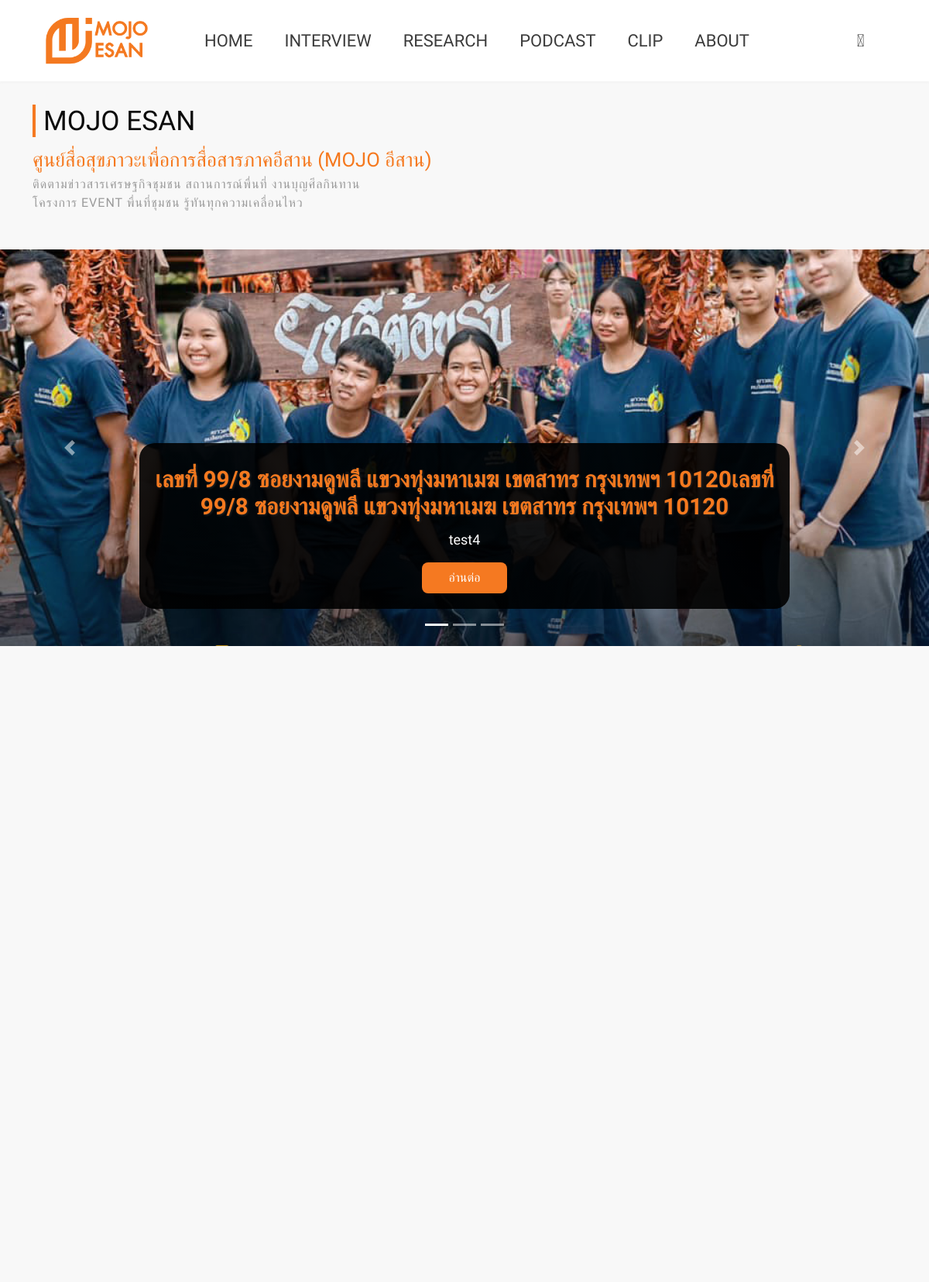
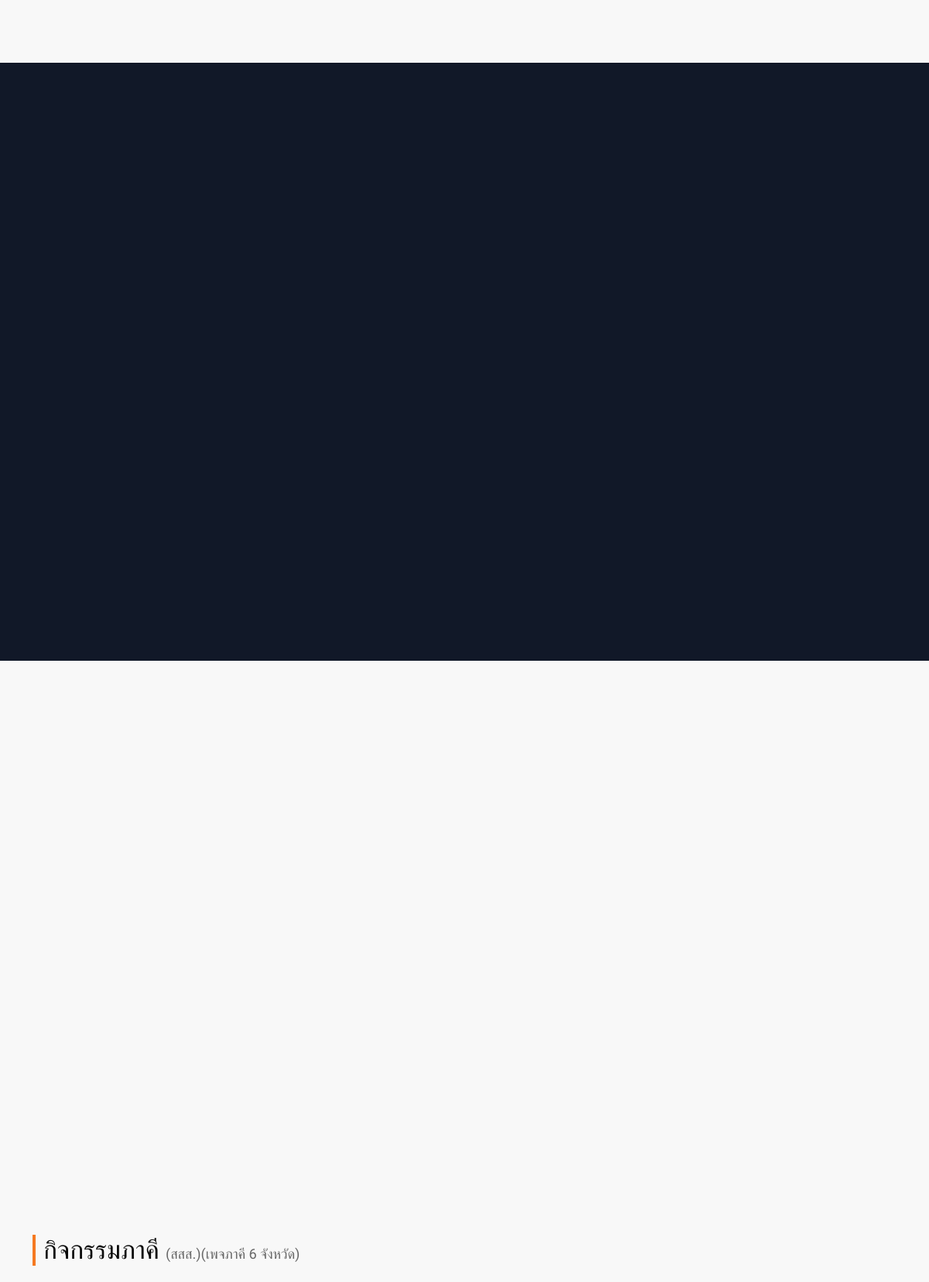
The page / (upper part) on the database its author committed (2 pictures, top to bottom).
### tables this page shows
CREATE TABLE `articles` (
  `id` int(11) NOT NULL,
  `category_id` int(11) NOT NULL,
  `user_id` int(11) NOT NULL,
  `topic_name` varchar(250) NOT NULL,
  `descripion` text NOT NULL,
  `image_banner` varchar(250) NOT NULL,
  `create_at` timestamp NOT NULL DEFAULT current_timestamp() ON UPDATE current_timestamp(),
  `view` varchar(50) NOT NULL,
  `keyword_seo` varchar(500) NOT NULL,
  `descripion_seo` varchar(500) NOT NULL,
  `url_articles_seo` varchar(350) NOT NULL,
  `update_at` datetime NOT NULL,
  `update_by` int(11) NOT NULL,
  `status` tinyint(4) NOT NULL DEFAULT 0
);

### list-box.php (the view, shortened to what this page needs)
<section class="list-title-news py-5">
</section>

### blog-slide.php (shortened to what this page needs)
<section>
    <div id="myCarousel" class="carousel slide" data-ride="carousel">
        <ol class="carousel-indicators">
            <li data-target="#myCarousel" data-slide-to="0" class="active"></li>
            <li data-target="#myCarousel" data-slide-to="1"></li>
            <li data-target="#myCarousel" data-slide-to="2"></li>
        </ol>
        <?php
        $sql_first = "SELECT * FROM articles WHERE status = 0 ORDER BY create_at DESC LIMIT 1";
        $query_first = mysqli_query($conn, $sql_first) or die("Error in query: $sql_first " . mysqli_error($conn));
        $first = mysqli_fetch_assoc($query_first);
        ?>
        <div class="carousel-inner">
            <div class="carousel-item active">
                <img class="first-slide lazy img-fluid" data-src="./backend/uploads/article-img/<?php echo $first['image_banner']; ?>" width="100%" height="100%" style="object-fit: cover" alt="<?php echo trim(strip_tags(mb_substr($first['topic_name'], 0, 40, 'utf-8'))); ?>" />
                <div class="container">
                    <div class="carousel-caption text-left">
                        <h3 class="text-show"><?php echo $first['topic_name']; ?></h3>
                        <p><?php echo trim(strip_tags(mb_substr($first['descripion_seo'], 0, 120, 'utf-8'))); ?></p>
                        <a class="text-center" href="#" role="button">อ่านต่อ</a>
                    </div>
                </div>
            </div>
        </div>
        <a class="carousel-control-prev" href="#myCarousel" role="button" data-slide="prev">
            <span class="carousel-control-prev-icon" aria-hidden="true"></span>
        </a>
        <a class="carousel-control-next" href="#myCarousel" role="button" data-slide="next">
            <span class="carousel-control-next-icon" aria-hidden="true"></span>
        </a>
    </div>
</section>

### css/carousel.css (style rules this page uses)
.carousel { position: relative; }
.carousel-inner { position: relative; width: 100%; overflow: hidden; }
.carousel-item { position: relative; display: none; -webkit-box-align: center; -ms-flex-align: center; align-items: center; width: 100%; transition: -webkit-transform 0.6s ease; transition: transform 0.6s ease; transition: transform 0.6s ease, -webkit-transform 0.6s ease; -webkit-backface-visibility: hidden; backface-visibility: hidden; -webkit-perspective: 1000px; perspective: 1000px; }
.carousel-inner img { -webkit-filter: grayscale(10%); filter: grayscale(10%); }
.text-show { color: #f5791f !important; text-shadow: 1px 1px 3px #2b2b2b; text-transform: uppercase; font-family: "Prompt", sans-serif !important; width: 100%; font-weight: 600 !important; -ms-word-break: break-all; word-break: break-all; word-break: break-word; -webkit-hyphens: auto; -moz-hyphens: auto; hyphens: auto; }
.carousel-caption { padding: 10px 0; border-radius: 20px; background-image: linear-gradient(rgb(0, 0, 0, 0.9), rgb(0, 0, 0, 0.9)); }
.carousel-item-next, .carousel-item-prev, .carousel-item.active { display: block; }
.carousel-control-next, .carousel-control-prev { position: absolute; top: 0; bottom: 0; display: -webkit-box; display: -ms-flexbox; display: flex; -webkit-box-align: center; -ms-flex-align: center; align-items: center; -webkit-box-pack: center; -ms-flex-pack: center; justify-content: center; width: 15%; color: #fff; text-align: center; opacity: 0.5; }
.carousel-control-prev { left: 0; }
.carousel-control-next { right: 0; }
.carousel-control-next-icon, .carousel-control-prev-icon { display: inline-block; width: 20px; height: 20px; background: transparent no-repeat center center; background-size: 100% 100%; }
.carousel-indicators { position: absolute; right: 0; bottom: 10px; left: 0; z-index: 15; display: -webkit-box; display: -ms-flexbox; display: flex; -webkit-box-pack: center; -ms-flex-pack: center; justify-content: center; padding-left: 0; margin-right: 15%; margin-left: 15%; list-style: none; }
.carousel-indicators li { position: relative; -webkit-box-flex: 0; -ms-flex: 0 1 auto; flex: 0 1 auto; width: 30px; height: 3px; margin-right: 3px; margin-left: 3px; text-indent: -999px; background-color: rgba(255, 255, 255, 0.5); }
.carousel-indicators li::before { position: absolute; top: -10px; left: 0; display: inline-block; width: 100%; height: 10px; content: ""; }
.carousel-indicators li::after { position: absolute; bottom: -10px; left: 0; display: inline-block; width: 100%; height: 10px; content: ""; }
.carousel-indicators .active { background-color: #fff; }
.carousel-caption { position: absolute; right: 15%; bottom: 20px; left: 15%; z-index: 10; padding-top: 20px; padding-bottom: 20px; color: #fff; text-align: center; }
.carousel-caption { bottom: 3rem; z-index: 10; }
.carousel-item { height: 32rem; background-color: #777; }
.carousel-item > img { position: absolute; top: 0; left: 0; min-width: 100%; height: 32rem; }
@media (min-width: 40em) { .carousel-caption p { font-size: 18px !important; color: #fff !important; } }
.carousel-caption a { color: #fff; font-size: 16px; background: #f57921; padding: 8px 35px !important; display: inline-block; border-radius: 8px; text-decoration: none; font-family: "Prompt", sans-serif !important; }

### rows shown on the page
articles: image_banner (picture), topic_name "เลขที่ 99/8 ซอยงามดูพลี แขวงทุ่งมหาเมฆ เขตสาทร กรุงเทพฯ 10120เลขที่ 99/8 ซอยงามดูพลี แขวงทุ่งมหาเมฆ เขตสาทร กรุงเทพฯ 10120", descripion_seo "test4"
